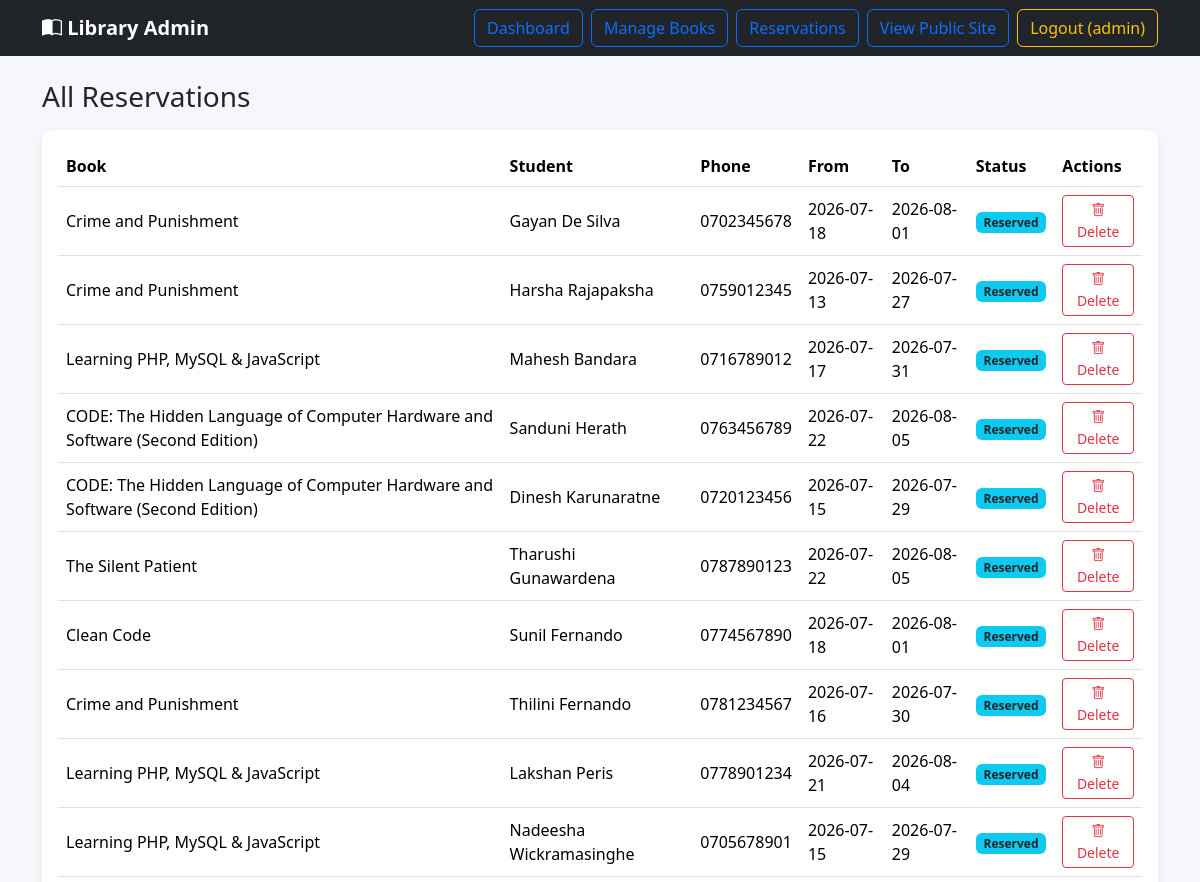
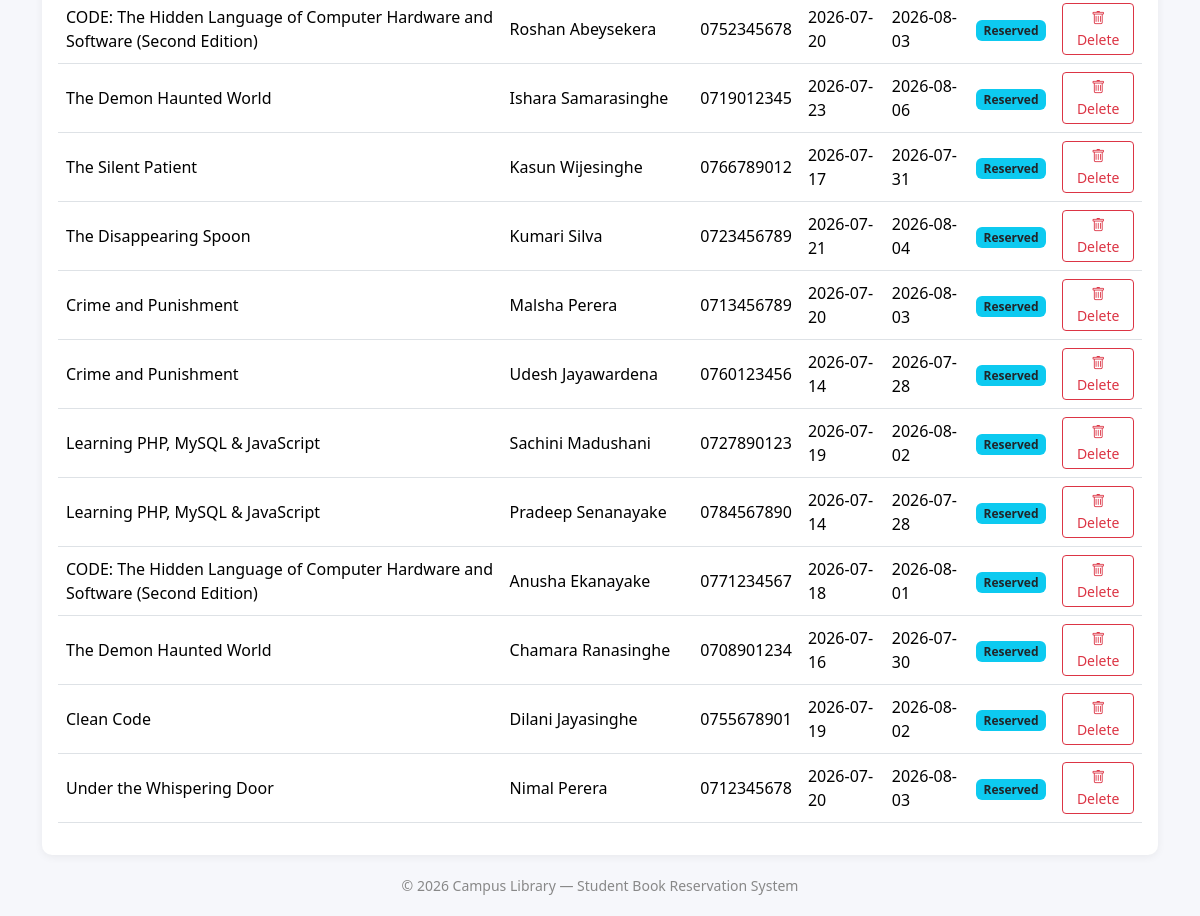
The page /admin/reservations.php (signed in) on the database its author committed (2 pictures, top to bottom).
### tables this page shows
CREATE TABLE IF NOT EXISTS reservations (
    id INT AUTO_INCREMENT PRIMARY KEY,
    book_id INT NOT NULL,
    student_name VARCHAR(100) NOT NULL,
    telephone VARCHAR(20) NOT NULL,
    request_date DATE NOT NULL,
    return_date DATE NOT NULL,
    status VARCHAR(20) NOT NULL DEFAULT 'Reserved',
    created_at TIMESTAMP DEFAULT CURRENT_TIMESTAMP,
    CONSTRAINT fk_reservation_book
        FOREIGN KEY (book_id) REFERENCES books(id)
        ON DELETE CASCADE
);

CREATE TABLE IF NOT EXISTS books (
    id INT AUTO_INCREMENT PRIMARY KEY,
    title VARCHAR(150) NOT NULL,
    author VARCHAR(100) NOT NULL,
    isbn VARCHAR(20) NOT NULL UNIQUE,
    genre VARCHAR(50) NOT NULL,
    total_copies INT NOT NULL DEFAULT 1,
    available_copies INT NOT NULL DEFAULT 1,
    cover_image VARCHAR(255) DEFAULT NULL,
    created_at TIMESTAMP DEFAULT CURRENT_TIMESTAMP
);

### includes/functions.php (called while the page is built, shortened)
<?php
function e($string) {
    return htmlspecialchars($string ?? '', ENT_QUOTES, 'UTF-8');
}

### admin/reservations.php (the view, shortened to what this page needs)
<?php
require_once __DIR__ . '/../config/db.php';
require_once __DIR__ . '/../includes/functions.php';
$reservations = $conn->query(
    'SELECT r.*, b.title AS book_title
     FROM reservations r
     JOIN books b ON b.id = r.book_id
     ORDER BY r.created_at DESC'
);
require_once __DIR__ . '/../includes/header.php';
require_once __DIR__ . '/../includes/navbar_admin.php';
?>
<div class="container">
    <h3 class="mb-3">All Reservations</h3>
    <div class="card p-3">
        <div class="table-responsive">
        <table class="table align-middle">
            <thead>
                <tr><th>Book</th><th>Student</th><th>Phone</th><th>From</th><th>To</th><th>Status</th><th>Actions</th></tr>
            </thead>
            <tbody>
            <?php while ($r = $reservations->fetch_assoc()): ?>
                <tr>
                    <td><?php echo e($r['book_title']); ?></td>
                    <td><?php echo e($r['student_name']); ?></td>
                    <td><?php echo e($r['telephone']); ?></td>
                    <td><?php echo e($r['request_date']); ?></td>
                    <td><?php echo e($r['return_date']); ?></td>
                    <td><span class="badge bg-info text-dark"><?php echo e($r['status']); ?></span></td>
                    <td>
                        <a href="delete_reservation.php?id=<?php echo (int)$r['id']; ?>"
                           class="btn btn-sm btn-outline-danger"
                           onclick="return confirm('Delete this reservation? The book copy will become available again.');">
                            <i class="bi bi-trash"></i> Delete
                        </a>
                    </td>
                </tr>
            <?php endwhile; ?>
            </tbody>
        </table>
        </div>
    </div>
</div>
<?php require_once __DIR__ . '/../includes/footer.php'; ?>

### includes/header.php (style rules this page uses)
body { background-color: #f6f7fb; }
.card { border: none; box-shadow: 0 2px 8px rgba(0,0,0,0.06); border-radius: 10px; }

### rows shown on the page
reservations: book.title "Crime and Punishment", student_name "Gayan De Silva", telephone "0702345678", request_date "2026-07-18", return_date "2026-08-01", status "Reserved"
reservations: book.title "Crime and Punishment", student_name "Harsha Rajapaksha", telephone "0759012345", request_date "2026-07-13", return_date "2026-07-27", status "Reserved"
reservations: book.title "Learning PHP, MySQL & JavaScript", student_name "Mahesh Bandara", telephone "0716789012", request_date "2026-07-17", return_date "2026-07-31", status "Reserved"
reservations: book.title "CODE: The Hidden Language of Computer Hardware and Software (Second Edition)", student_name "Sanduni Herath", telephone "0763456789", request_date "2026-07-22", return_date "2026-08-05", status "Reserved"
reservations: book.title "CODE: The Hidden Language of Computer Hardware and Software (Second Edition)", student_name "Dinesh Karunaratne", telephone "0720123456", request_date "2026-07-15", return_date "2026-07-29", status "Reserved"
reservations: book.title "The Silent Patient", student_name "Tharushi Gunawardena", telephone "0787890123", request_date "2026-07-22", return_date "2026-08-05", status "Reserved"
reservations: book.title "Clean Code", student_name "Sunil Fernando", telephone "0774567890", request_date "2026-07-18", return_date "2026-08-01", status "Reserved"
reservations: book.title "Crime and Punishment", student_name "Thilini Fernando", telephone "0781234567", request_date "2026-07-16", return_date "2026-07-30", status "Reserved"
reservations: book.title "Learning PHP, MySQL & JavaScript", student_name "Lakshan Peris", telephone "0778901234", request_date "2026-07-21", return_date "2026-08-04", status "Reserved"
reservations: book.title "Learning PHP, MySQL & JavaScript", student_name "Nadeesha Wickramasinghe", telephone "0705678901", request_date "2026-07-15", return_date "2026-07-29", status "Reserved"
reservations: book.title "CODE: The Hidden Language of Computer Hardware and Software (Second Edition)", student_name "Roshan Abeysekera", telephone "0752345678", request_date "2026-07-20", return_date "2026-08-03", status "Reserved"
reservations: book.title "The Demon Haunted World", student_name "Ishara Samarasinghe", telephone "0719012345", request_date "2026-07-23", return_date "2026-08-06", status "Reserved"
reservations: book.title "The Silent Patient", student_name "Kasun Wijesinghe", telephone "0766789012", request_date "2026-07-17", return_date "2026-07-31", status "Reserved"
reservations: book.title "The Disappearing Spoon", student_name "Kumari Silva", telephone "0723456789", request_date "2026-07-21", return_date "2026-08-04", status "Reserved"
reservations: book.title "Crime and Punishment", student_name "Malsha Perera", telephone "0713456789", request_date "2026-07-20", return_date "2026-08-03", status "Reserved"
reservations: book.title "Crime and Punishment", student_name "Udesh Jayawardena", telephone "0760123456", request_date "2026-07-14", return_date "2026-07-28", status "Reserved"
reservations: book.title "Learning PHP, MySQL & JavaScript", student_name "Sachini Madushani", telephone "0727890123", request_date "2026-07-19", return_date "2026-08-02", status "Reserved"
reservations: book.title "Learning PHP, MySQL & JavaScript", student_name "Pradeep Senanayake", telephone "0784567890", request_date "2026-07-14", return_date "2026-07-28", status "Reserved"
reservations: book.title "CODE: The Hidden Language of Computer Hardware and Software (Second Edition)", student_name "Anusha Ekanayake", telephone "0771234567", request_date "2026-07-18", return_date "2026-08-01", status "Reserved"
reservations: book.title "The Demon Haunted World", student_name "Chamara Ranasinghe", telephone "0708901234", request_date "2026-07-16", return_date "2026-07-30", status "Reserved"
reservations: book.title "Clean Code", student_name "Dilani Jayasinghe", telephone "0755678901", request_date "2026-07-19", return_date "2026-08-02", status "Reserved"
reservations: book.title "Under the Whispering Door", student_name "Nimal Perera", telephone "0712345678", request_date "2026-07-20", return_date "2026-08-03", status "Reserved"

### other values the page prints
$_SESSION['admin_username'] "admin"
